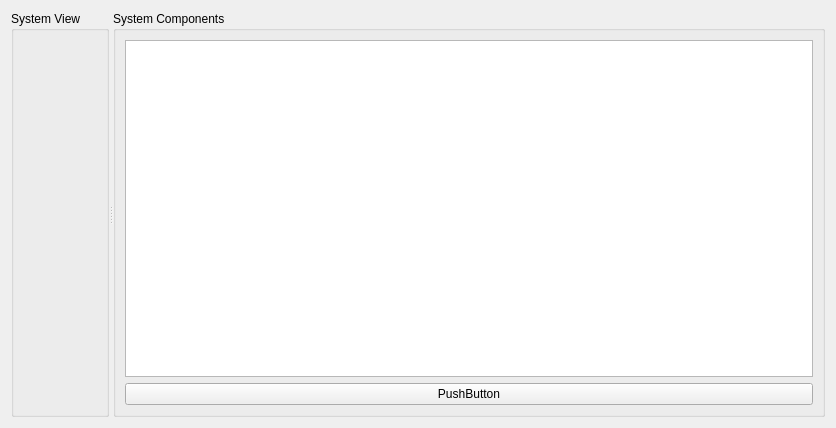
<?xml version="1.0" encoding="UTF-8"?>
<ui version="4.0">
 <class>Ripes::SystemTab</class>
 <widget class="QWidget" name="Ripes::SystemTab">
  <property name="geometry">
   <rect>
    <x>0</x>
    <y>0</y>
    <width>836</width>
    <height>428</height>
   </rect>
  </property>
  <property name="sizePolicy">
   <sizepolicy hsizetype="Preferred" vsizetype="Preferred">
    <horstretch>0</horstretch>
    <verstretch>0</verstretch>
   </sizepolicy>
  </property>
  <property name="windowTitle">
   <string>Form</string>
  </property>
  <layout class="QGridLayout" name="gridLayout_5">
   <item row="0" column="0">
    <widget class="QSplitter" name="splitter">
     <property name="orientation">
      <enum>Qt::Horizontal</enum>
     </property>
     <widget class="QGroupBox" name="systemView">
      <property name="title">
       <string>System View</string>
      </property>
      <layout class="QGridLayout" name="gridLayout_4">
       <item row="0" column="0">
        <layout class="QGridLayout" name="myGridLayout"/>
       </item>
      </layout>
     </widget>
     <widget class="QGroupBox" name="systemList">
      <property name="title">
       <string>System Components</string>
      </property>
      <layout class="QVBoxLayout" name="verticalLayout_3">
       <item>
        <widget class="QListWidget" name="myListWidget">
         <property name="sizePolicy">
          <sizepolicy hsizetype="Preferred" vsizetype="Preferred">
           <horstretch>0</horstretch>
           <verstretch>0</verstretch>
          </sizepolicy>
         </property>
        </widget>
       </item>
       <item>
        <widget class="QPushButton" name="myButton">
         <property name="text">
          <string>PushButton</string>
         </property>
        </widget>
       </item>
      </layout>
     </widget>
    </widget>
   </item>
  </layout>
 </widget>
 <resources/>
 <connections/>
</ui>
